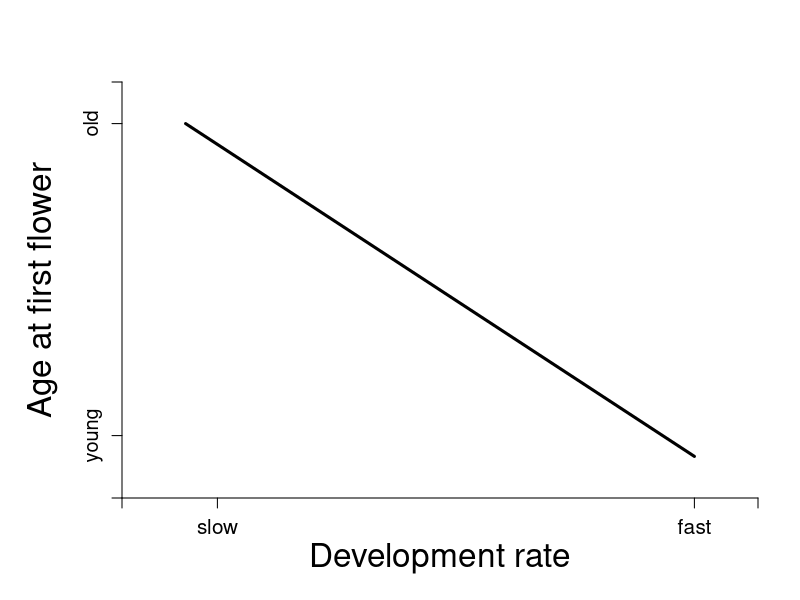
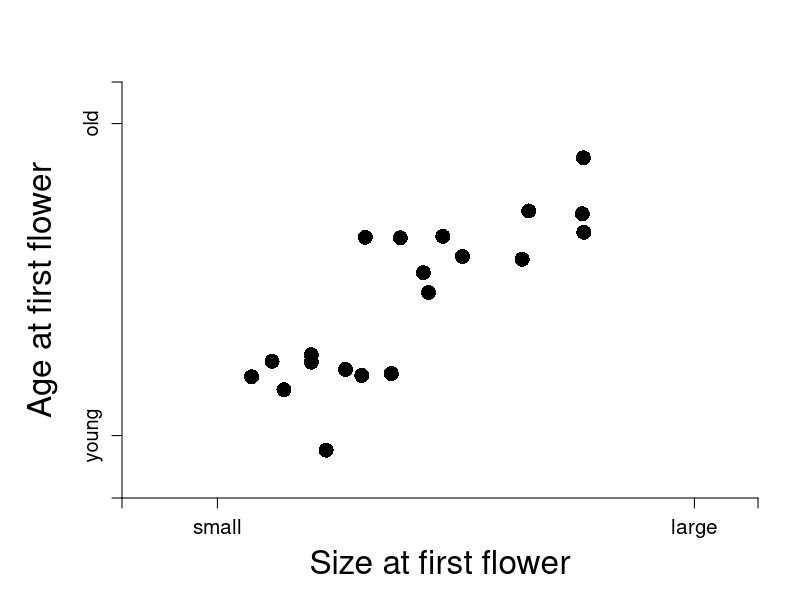
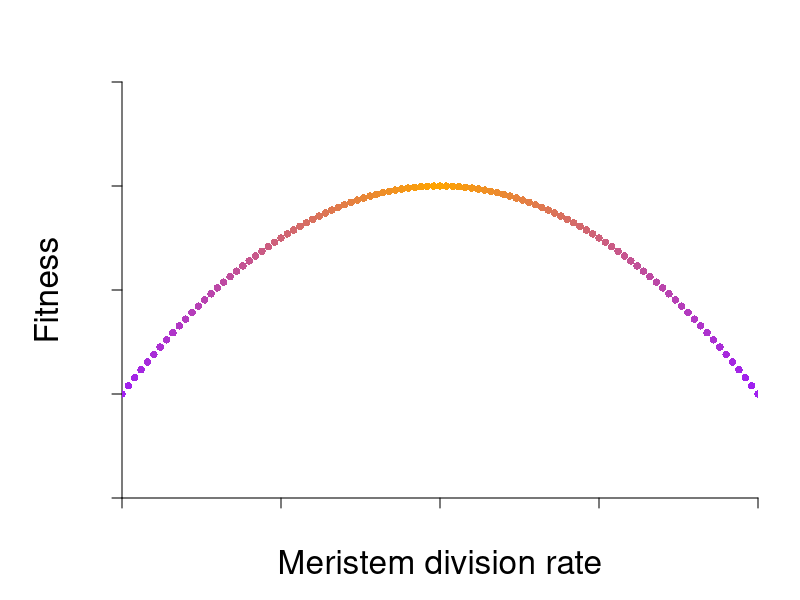
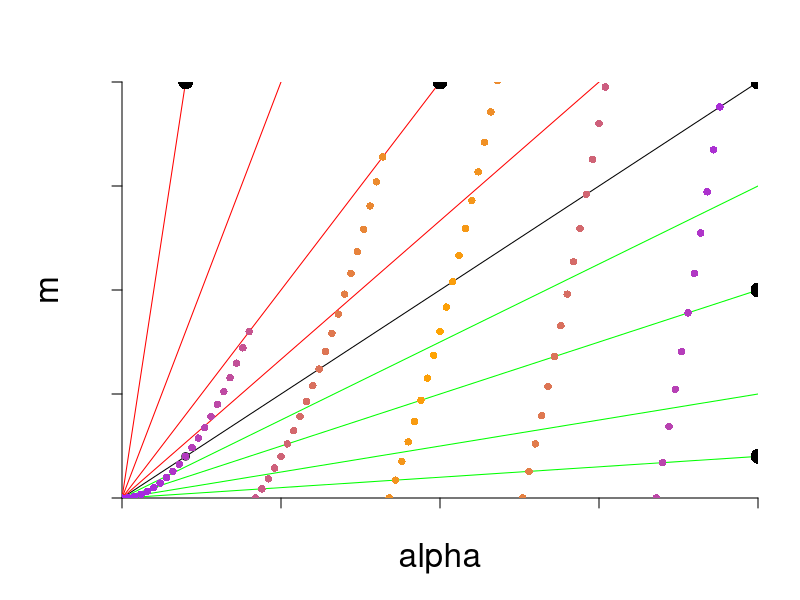
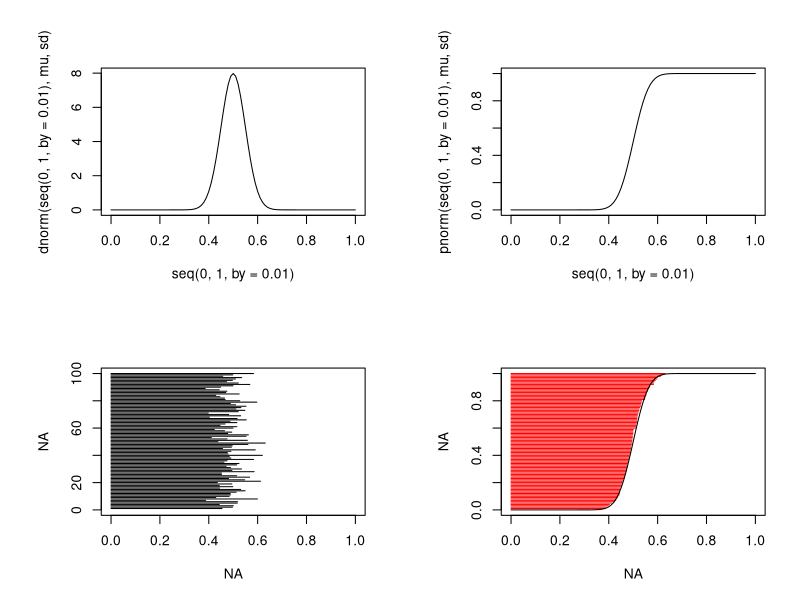

Here is the R script that generated these plots, in order:
################################################################################
# Plots designed to work through the logic of energetic arguments for trade-offs
#################################################################################

rm(list=ls(all=TRUE)) # clear R environment
par()  

par(mfrow=c(1,1),mar=c(5,6,4,2)+.1)
plot(NA, NA, axes = FALSE, type = 'n',xlim=c(0,2),ylim=c(0,2),
     xlab=expression("Development rate"), ylab=expression("Age at first flower"),
     xaxs="i", yaxs="i",cex.lab=2)

axis(side=1, at = c(0,.3,1.8,2),labels=c("","slow","fast",""),cex.axis=1.25)
axis(side=2, at =  c(0,.3,1.8,2),labels=c("","young","old",""),cex.axis=1.2)

segments(x0=.2,y0=1.8,x1=1.8,y1=.2,lty=1,lwd=3)

## Plot 2
par(mfrow=c(1,1),mar=c(5,6,4,2)+.1)
plot(NA, NA, axes = FALSE, type = 'n',xlim=c(0,2),ylim=c(0,2),
     xlab=expression("Size at first flower"), ylab=expression("Age at first flower"),
     xaxs="i", yaxs="i",cex.lab=2)

axis(side=1, at = c(0,.3,1.8,2),labels=c("","small","large",""),cex.axis=1.25)
axis(side=2, at =  c(0,.3,1.8,2),labels=c("","young","old",""),cex.axis=1.2)

f <- function(tmp){
  
  return( rnorm(1,tmp,.2))
}
x = runif(20,.3,1.5)
points(x,unlist(lapply(x,f)),pch=16,cex=2)
#segments(x0=.2,y0=1.8,x1=1.8,y1=.2,lty=2,lwd=3)


# plot 3

par(mfrow=c(1,1),mar=c(5,6,4,2)+.1)
plot(NA, NA, axes = FALSE, type = 'n',xlim=c(0,1),ylim=c(0,1),
     xlab=expression("Meristem division rate"), ylab=expression("Fitness"),
     xaxs="i", yaxs="i",cex.lab=2)

axis(side=1, at = seq(0,1,.25),cex.axis=1.25,labels=FALSE)
axis(side=2, at = seq(0,1,.25),cex.axis=1.2,labels=FALSE)

f <- function(tmp){
  
  return( .75-2*(x-.5)^2)
}
x = seq(0,1,by=.01)
#x = runif(100,0,1)
library(RColorBrewer)
colors <- colorRampPalette(brewer.pal(9, "YlOrRd"))(length(100))

colfunc <- colorRampPalette(c("purple", "orange","purple"))
colfunc(100)

df <-data.frame(x,f(x))

points(x,f(x),pch=16,cex=1,col=colfunc(100))


## Plot 3

par(mfrow=c(1,1),mar=c(5,6,4,2)+.1)
plot(NA, NA, axes = FALSE, type = 'n',xlim=c(0,1),ylim=c(0,1),
     xlab=expression("alpha"), ylab=expression("m"),
     xaxs="i", yaxs="i",cex.lab=2)

axis(side=1, at = seq(0,2,.25),cex.axis=1.25,labels=FALSE)
axis(side=2, at = seq(0,2,.25),cex.axis=1.2,labels=FALSE)

f <- function(x){
  y=x*seq(0,2,by=.1)
  return(y)
}

lines(f(1),f(1))

lines(f(1),f(.75),col='green')
lines(f(1),f(.5),col='green')
lines(f(1),f(.25),col='green')
lines(f(1),f(.1),col='green')

lines(f(1),x=f(.75),col='red')
lines(f(1),x=f(.5),col='red')
lines(f(1),x=f(.25),col='red')
lines(f(1),x=f(.1),col='red')

f2 <- function(alpha,m){
  
  return(alpha/m)
}

points(.1,f2(.1,1))

points(1,1,pch=16,cex=2)
points(1*seq(1,2,by=.1),1*seq(1,2,by=.1),pch=16,cex=1)

points(1,.5,pch=16,cex=2)
points(1*seq(1,2,by=.1),.5*seq(1,2,by=.1),pch=16,cex=1)

points(.5,1,pch=16,cex=2)
points(.5*seq(1,2,by=.1),1*seq(1,2,by=.1),pch=16,cex=1)

points(1,.1,pch=16,cex=2)
points(1*seq(1,2,by=.1),.1*seq(1,2,by=.1),pch=16,cex=1)

points(.1,1,pch=16,cex=2)
points(.1*seq(1,2,by=.1),1*seq(1,2,by=.1),pch=16,cex=1)


#x = runif(100,0,1)
library(RColorBrewer)
colors <- colorRampPalette(brewer.pal(9, "YlOrRd"))(length(100))

colfunc <- colorRampPalette(c("purple", "orange","purple"))
colfunc(100)

df <-data.frame(x,f(x))

points(x,f(x),pch=16,cex=1,col=colfunc(100))

####### SEASON LENGTH DISTRIBUTIONS

mu = .5
sd = .05

par(mfrow=c(2,2))
plot(seq(0,1,by=0.01),dnorm(seq(0,1,by=0.01),mu,sd),type='l')
plot(seq(0,1,by=0.01),pnorm(seq(0,1,by=0.01),mu,sd),type='l')

n=100
t<-rnorm(n,mu,sd)
plot(x=NA,y=NA,xlim=c(0,1),ylim=c(0,n),type='n')
segments(x0=0,x1=t,y0=1:n)
plot(x=NA,y=NA,xlim=c(0,1),ylim=c(0,1),type='n')

segments(x0=0,x1=t[order(t)],y0=(1:n)/n,col='red')
lines(seq(0,1,by=0.01),pnorm(seq(0,1,by=0.01),mu,sd),type='l')
